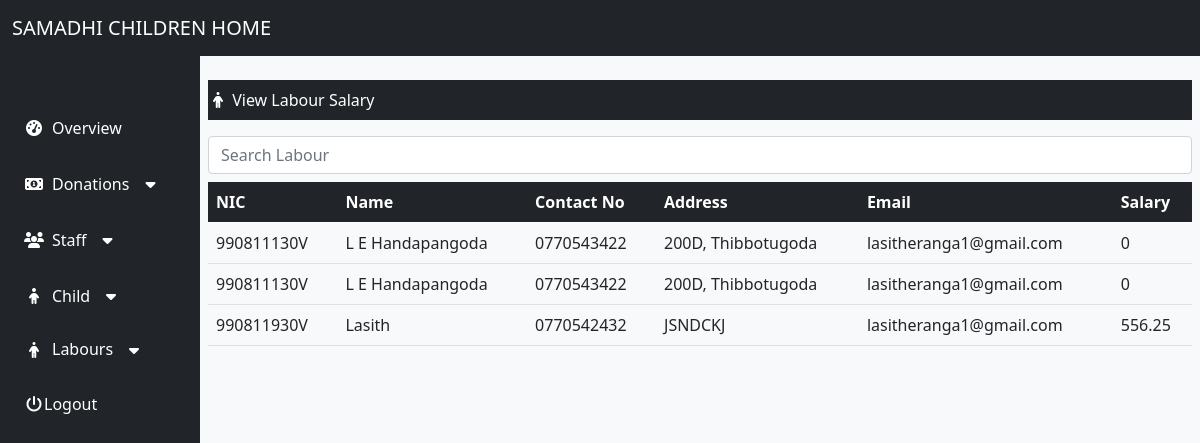
/home.php?view_labour_salary (signed in), run on the app's committed database.
### tables this page shows
CREATE TABLE `labour_details` (
  `nic` varchar(12) NOT NULL,
  `fname` varchar(50) NOT NULL,
  `lname` varchar(50) NOT NULL,
  `name_initals` varchar(100) NOT NULL,
  `dob` date NOT NULL,
  `gender` varchar(10) NOT NULL,
  `contact_number` char(10) NOT NULL,
  `address` varchar(100) NOT NULL,
  `email` varchar(30) NOT NULL,
  `post` varchar(10) NOT NULL,
  `salary` double NOT NULL
);

### view_labour_salary.php (the view, shortened to what this page needs)
<?php
include("db.php");
$sqlQuery = "SELECT * FROM labour_details ";
$resultSet = mysqli_query($Con, $sqlQuery) or die("database error:" . mysqli_error($Con));
?>
<div class="col-12 py-3"></div>
<div class="col-12 pt-5 px-2">
    <p class="bg-dark py-2 text-white"><i class="fa fa-fw fa-male"></i> View Labour Salary </p>
    <div class="col-sm-12">
        <input type="text" class="form-control mb-2" id="search" placeholder="Search Labour" onkeyup="Search()">
    </div>
</div>
<div class="col-12 d-flex justify-content-center align-content-center ">
    <div class="col-12 px-2 ">
        <table id="data" class="table  table-hover">
            <thead class="table-dark">
                <tr>
                    <th>NIC</th>
                    <th>Name</th>
                    <th>Contact No</th>
                    <th>Address</th>
                    <th>Email</th>
                    <th>Salary</th>
                </tr>
            </thead>
            <tbody class="tb_data">
                <?php while ($list = mysqli_fetch_assoc($resultSet)) { ?>
                    <tr id="<?php echo $list['nic']; ?>">
                        <td><?php echo $list['nic']; ?></td>
                        <td><?php echo $list['name_initals']; ?></td>
                        <td><?php echo $list['contact_number']; ?></td>
                        <td><?php echo $list['address']; ?></td>
                        <td><?php echo $list['email']; ?></td>
                        <td><?php echo $list['salary']; ?></td>
                    </tr>
                <?php } ?>
            </tbody>
        </table>
    </div>
</div>

### data on the page
labour_details: nic "990811130V", name_initals "L E Handapangoda", contact_number "0770543422", address "200D, Thibbotugoda", email "lasitheranga1@gmail.com", salary "0"
labour_details: nic "990811130V", name_initals "L E Handapangoda", contact_number "0770543422", address "200D, Thibbotugoda", email "lasitheranga1@gmail.com", salary "0"
labour_details: nic "990811930V", name_initals "Lasith", contact_number "0770542432", address "JSNDCKJ", email "lasitheranga1@gmail.com", salary "556.25"
